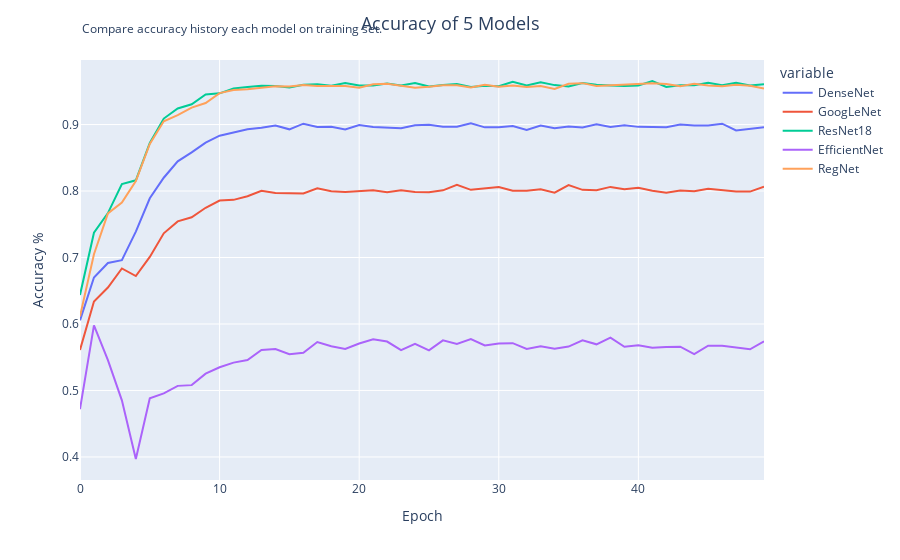

The notebook cell this image was saved under:
### Code cell
fig = px.line(plot_line_df, x=plot_line_df.index, y=["DenseNet","GoogLeNet","ResNet18","EfficientNet","RegNet"])

# Update layout with title and description
fig.update_layout(
    title_text="Accuracy of 5 Models",
    title_x=0.5,  # Center the title
    title_font=dict(size=18),
    xaxis=dict(title='Epoch'),
    yaxis=dict(title='Accuracy %'),
    annotations=[
        dict(
            text="Compare accuracy history each model on training set.",
            showarrow=False,
            xref="paper",
            yref="paper",
            x=0,
            y=1.1,
            font=dict(size=12),
        )
    ]
)

# Show the figure
fig.show()

### Figure 1 — Plotly figure (JSON) as saved in the notebook; plotly's stock layout.template omitted (floating-point values rounded to 4 significant figures)
{"data": [{"hovertemplate": "variable=DenseNet<br>index=%{x}<br>value=%{y}<extra></extra>", "legendgroup": "DenseNet", "line": {"color": "#636efa", "dash": "solid"}, "marker": {"symbol": "circle"}, "mode": "lines", "name": "DenseNet", "orientation": "v", "showlegend": true, "type": "scatter", "x": [0, 1, 2, 3, 4, 5, 6, 7, 8, 9, 10, 11, 12, 13, 14, 15, 16, 17, 18, 19, 20, 21, 22, 23, 24, 25, 26, 27, 28, 29, 30, 31, 32, 33, 34, 35, 36, 37, 38, 39, 40, 41, 42, 43, 44, 45, 46, 47, 48, 49], "xaxis": "x", "y": [0.6055, 0.67, 0.6917, 0.6959, 0.739, 0.7891, 0.82, 0.8446, 0.8581, 0.8729, 0.8832, 0.8881, 0.893, 0.8951, 0.8985, 0.8928, 0.9013, 0.8964, 0.8965, 0.8927, 0.8992, 0.8964, 0.8957, 0.8943, 0.8989, 0.8996, 0.8967, 0.8967, 0.902, 0.8958, 0.8959, 0.8977, 0.8919, 0.8986, 0.8943, 0.8971, 0.8956, 0.9005, 0.8965, 0.899, 0.8965, 0.8963, 0.896, 0.9, 0.8985, 0.8987, 0.9013, 0.8911, 0.8935, 0.896], "yaxis": "y"}, {"hovertemplate": "variable=GoogLeNet<br>index=%{x}<br>value=%{y}<extra></extra>", "legendgroup": "GoogLeNet", "line": {"color": "#EF553B", "dash": "solid"}, "marker": {"symbol": "circle"}, "mode": "lines", "name": "GoogLeNet", "orientation": "v", "showlegend": true, "type": "scatter", "x": [0, 1, 2, 3, 4, 5, 6, 7, 8, 9, 10, 11, 12, 13, 14, 15, 16, 17, 18, 19, 20, 21, 22, 23, 24, 25, 26, 27, 28, 29, 30, 31, 32, 33, 34, 35, 36, 37, 38, 39, 40, 41, 42, 43, 44, 45, 46, 47, 48, 49], "xaxis": "x", "y": [0.561, 0.6339, 0.6549, 0.6835, 0.6721, 0.7009, 0.7364, 0.7543, 0.7605, 0.7748, 0.7856, 0.7867, 0.7922, 0.8003, 0.797, 0.7967, 0.7963, 0.8042, 0.7996, 0.7986, 0.7996, 0.8012, 0.7983, 0.8011, 0.7985, 0.798, 0.801, 0.8095, 0.8018, 0.8039, 0.806, 0.8005, 0.8003, 0.8028, 0.7975, 0.8089, 0.8018, 0.8013, 0.8062, 0.8027, 0.8049, 0.8005, 0.7973, 0.8008, 0.7996, 0.8035, 0.8009, 0.7993, 0.7991, 0.8066], "yaxis": "y"}, {"hovertemplate": "variable=ResNet18<br>index=%{x}<br>value=%{y}<extra></extra>", "legendgroup": "ResNet18", "line": {"color": "#00cc96", "dash": "solid"}, "marker": {"symbol": "circle"}, "mode": "lines", "name": "ResNet18", "orientation": "v", "showlegend": true, "type": "scatter", "x": [0, 1, 2, 3, 4, 5, 6, 7, 8, 9, 10, 11, 12, 13, 14, 15, 16, 17, 18, 19, 20, 21, 22, 23, 24, 25, 26, 27, 28, 29, 30, 31, 32, 33, 34, 35, 36, 37, 38, 39, 40, 41, 42, 43, 44, 45, 46, 47, 48, 49], "xaxis": "x", "y": [0.6437, 0.7373, 0.7668, 0.8105, 0.8161, 0.8723, 0.909, 0.9242, 0.9305, 0.9452, 0.9469, 0.9542, 0.9565, 0.9582, 0.9578, 0.9556, 0.9599, 0.9606, 0.9582, 0.9624, 0.9587, 0.9588, 0.9616, 0.9587, 0.9625, 0.9572, 0.9594, 0.9609, 0.9566, 0.9584, 0.9576, 0.9642, 0.9587, 0.9637, 0.9593, 0.9572, 0.9625, 0.9599, 0.9588, 0.9581, 0.9587, 0.9655, 0.9566, 0.959, 0.9592, 0.9629, 0.9591, 0.963, 0.9589, 0.9607], "yaxis": "y"}, {"hovertemplate": "variable=EfficientNet<br>index=%{x}<br>value=%{y}<extra></extra>", "legendgroup": "EfficientNet", "line": {"color": "#ab63fa", "dash": "solid"}, "marker": {"symbol": "circle"}, "mode": "lines", "name": "EfficientNet", "orientation": "v", "showlegend": true, "type": "scatter", "x": [0, 1, 2, 3, 4, 5, 6, 7, 8, 9, 10, 11, 12, 13, 14, 15, 16, 17, 18, 19, 20, 21, 22, 23, 24, 25, 26, 27, 28, 29, 30, 31, 32, 33, 34, 35, 36, 37, 38, 39, 40, 41, 42, 43, 44, 45, 46, 47, 48, 49], "xaxis": "x", "y": [0.4719, 0.5978, 0.5456, 0.4851, 0.3969, 0.4882, 0.4957, 0.5069, 0.508, 0.5252, 0.5349, 0.5419, 0.5458, 0.5609, 0.5623, 0.5546, 0.5567, 0.5729, 0.5666, 0.5624, 0.5706, 0.577, 0.5736, 0.5607, 0.5703, 0.5604, 0.5753, 0.5701, 0.5772, 0.5676, 0.5705, 0.5711, 0.5625, 0.5665, 0.5628, 0.566, 0.5753, 0.5694, 0.5794, 0.5658, 0.5681, 0.5643, 0.5655, 0.5658, 0.5546, 0.5674, 0.5673, 0.5646, 0.5619, 0.5739], "yaxis": "y"}, {"hovertemplate": "variable=RegNet<br>index=%{x}<br>value=%{y}<extra></extra>", "legendgroup": "RegNet", "line": {"color": "#FFA15A", "dash": "solid"}, "marker": {"symbol": "circle"}, "mode": "lines", "name": "RegNet", "orientation": "v", "showlegend": true, "type": "scatter", "x": [0, 1, 2, 3, 4, 5, 6, 7, 8, 9, 10, 11, 12, 13, 14, 15, 16, 17, 18, 19, 20, 21, 22, 23, 24, 25, 26, 27, 28, 29, 30, 31, 32, 33, 34, 35, 36, 37, 38, 39, 40, 41, 42, 43, 44, 45, 46, 47, 48, 49], "xaxis": "x", "y": [0.6114, 0.7049, 0.7663, 0.7825, 0.8149, 0.8709, 0.905, 0.9143, 0.9254, 0.9323, 0.9473, 0.9521, 0.953, 0.9557, 0.9575, 0.9574, 0.9595, 0.9581, 0.9577, 0.9579, 0.9554, 0.9605, 0.9612, 0.9583, 0.9554, 0.9568, 0.959, 0.959, 0.9556, 0.9597, 0.9569, 0.9588, 0.9564, 0.9578, 0.9534, 0.9614, 0.9623, 0.9579, 0.9589, 0.9595, 0.9609, 0.9621, 0.9608, 0.9575, 0.9612, 0.9587, 0.9576, 0.9599, 0.9585, 0.9543], "yaxis": "y"}], "layout": {"annotations": [{"font": {"size": 12}, "showarrow": false, "text": "Compare accuracy history each model on training set.", "x": 0, "xref": "paper", "y": 1.1, "yref": "paper"}], "legend": {"title": {"text": "variable"}, "tracegroupgap": 0}, "margin": {"t": 60}, "title": {"font": {"size": 18}, "text": "Accuracy of 5 Models", "x": 0.5}, "xaxis": {"anchor": "y", "domain": [0, 1], "title": {"text": "Epoch"}}, "yaxis": {"anchor": "x", "domain": [0, 1], "title": {"text": "Accuracy %"}}}}
